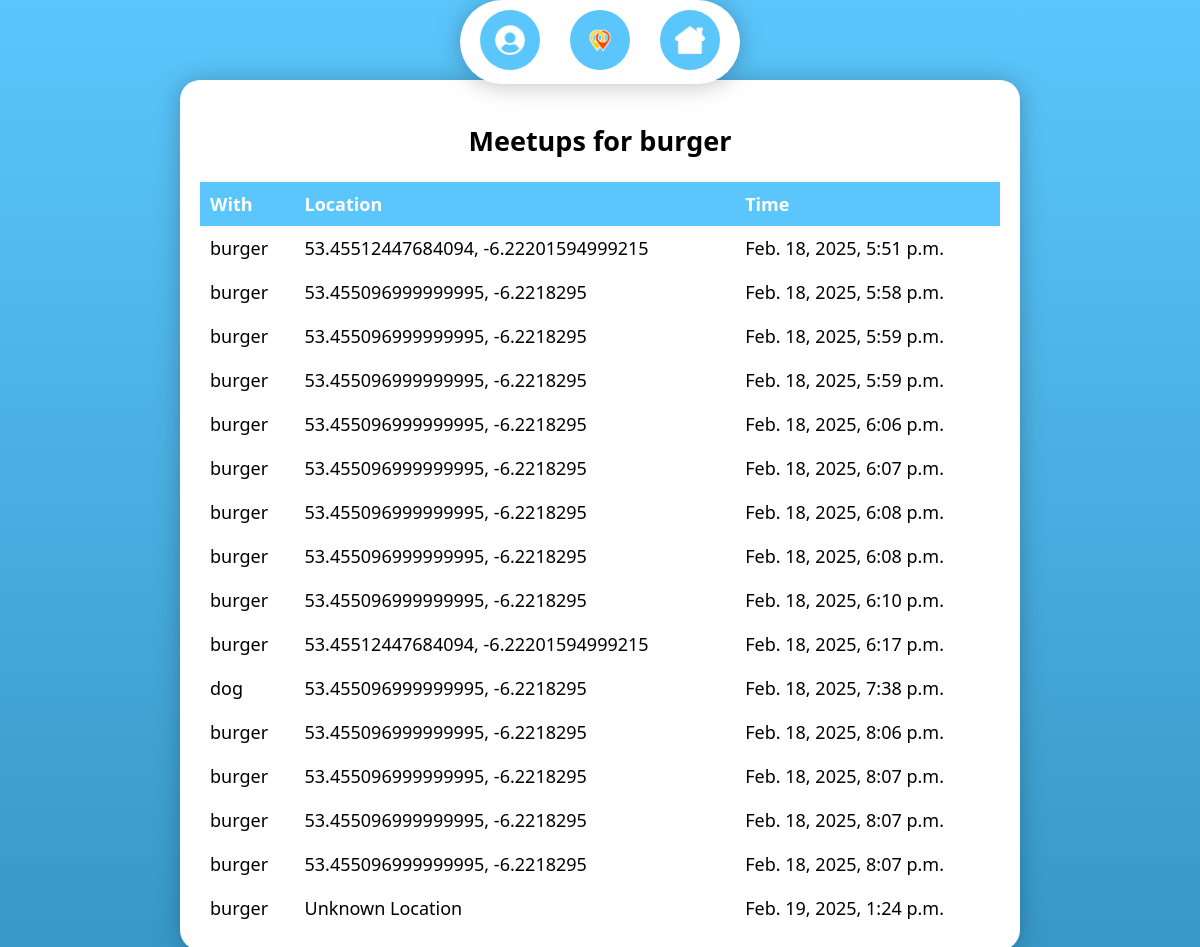
Page /history/ (signed in) on the committed database.
### meetups/models.py (models this page shows, shortened)
class User(AbstractUser):
    email = models.EmailField('Email', unique=True)
    USERNAME_FIELD = 'email'
    REQUIRED_FIELDS = []
    objects = UserManager()

class Meetup(models.Model):
    scanner = models.ForeignKey(Profile, on_delete=models.CASCADE, related_name="scanned_meetups")
    scanned = models.ForeignKey(Profile, on_delete=models.CASCADE, related_name="scanned_by_meetups")
    timestamp = models.DateTimeField(default=now)
    location = models.CharField(max_length=255, blank=True, null=True)  # Optional location

class Profile(models.Model):
    user = models.OneToOneField(User, on_delete=models.CASCADE)
    follows = models.ManyToManyField(
        "self",
        related_name="followed_by",
        symmetrical=False,
        blank=True
    )
    qr_code_id = models.UUIDField(default=uuid.uuid4, unique=True, editable=False)

### meetups/views.py (the view)
# urls.py: path('history/', views.history, name="history"),
def history(request):
    profile = request.user.profile  # Get the logged-in user's profile
    meetups = profile.scanned_meetups.all() | profile.scanned_by_meetups.all()
    return render(request, "history.html", {"meetups": meetups})

### meetups/templates/history.html (shortened to what this page needs)
{% extends 'base.html' %}
{% block content %}
<h2>Meetups for {{ request.user.username }}</h2>
{% if meetups %}
    <div class="history">
        <table>
            <thead>
                <tr>
                    <th>With</th>
                    <th>Location</th>
                    <th>Time</th>
                </tr>
            </thead>
            <tbody>
                {% for meetup in meetups %}
                <tr>
                    <td>
                        {% if meetup.scanner.user == request.user %}
                            {{ meetup.scanned.user.username }}
                        {% else %}
                            {{ meetup.scanner.user.username }}
                        {% endif %}
                    </td>
                    <td>{{ meetup.location|default:"N/A" }}</td>
                    <td>{{ meetup.timestamp }}</td>
                </tr>
                {% endfor %}
            </tbody>
        </table>
    </div>
{% else %}
    <p>No meetups yet.</p>
{% endif %}
{% endblock %}

### meetups/templates/base.html (style rules this page uses)
body { min-height: 100vh; margin: 0; padding-top: 80px; background: linear-gradient(to bottom, #5BC6FC, #3898C8); font-family: 'Segoe UI', Tahoma, Geneva, Verdana, sans-serif; font-size: large; display: flex; flex-direction: column; justify-content: space-between; align-items: center; }

### meetups/templates/history.html (style rules this page uses)
table { width: 100%; border-collapse: collapse; margin-top: 20px; }
th, td { text-align: left; padding: 10px; overflow: hidden; text-overflow: ellipsis; white-space: nowrap; }
th { background-color: #5BC6FC; color: white; }

### rows in the picture
User: user.username "burger"
Meetup: scanned.user.username "burger", location "53.45512447684094, -6.22201594999215", timestamp "Feb. 18, 2025, 5:51 p.m."
Meetup: scanned.user.username "burger", location "53.455096999999995, -6.2218295", timestamp "Feb. 18, 2025, 5:58 p.m."
Meetup: scanned.user.username "burger", location "53.455096999999995, -6.2218295", timestamp "Feb. 18, 2025, 5:59 p.m."
Meetup: scanned.user.username "burger", location "53.455096999999995, -6.2218295", timestamp "Feb. 18, 2025, 5:59 p.m."
Meetup: scanned.user.username "burger", location "53.455096999999995, -6.2218295", timestamp "Feb. 18, 2025, 6:06 p.m."
Meetup: scanned.user.username "burger", location "53.455096999999995, -6.2218295", timestamp "Feb. 18, 2025, 6:07 p.m."
Meetup: scanned.user.username "burger", location "53.455096999999995, -6.2218295", timestamp "Feb. 18, 2025, 6:08 p.m."
Meetup: scanned.user.username "burger", location "53.455096999999995, -6.2218295", timestamp "Feb. 18, 2025, 6:08 p.m."
Meetup: scanned.user.username "burger", location "53.455096999999995, -6.2218295", timestamp "Feb. 18, 2025, 6:10 p.m."
Meetup: scanned.user.username "burger", location "53.45512447684094, -6.22201594999215", timestamp "Feb. 18, 2025, 6:17 p.m."
Meetup: scanned.user.username "dog", location "53.455096999999995, -6.2218295", timestamp "Feb. 18, 2025, 7:38 p.m."
Meetup: scanned.user.username "burger", location "53.455096999999995, -6.2218295", timestamp "Feb. 18, 2025, 8:06 p.m."
Meetup: scanned.user.username "burger", location "53.455096999999995, -6.2218295", timestamp "Feb. 18, 2025, 8:07 p.m."
Meetup: scanned.user.username "burger", location "53.455096999999995, -6.2218295", timestamp "Feb. 18, 2025, 8:07 p.m."
Meetup: scanned.user.username "burger", location "53.455096999999995, -6.2218295", timestamp "Feb. 18, 2025, 8:07 p.m."
Meetup: scanned.user.username "burger", location "Unknown Location", timestamp "Feb. 19, 2025, 1:24 p.m."
